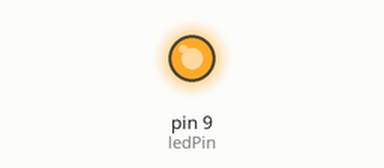
Recording of a sketch running on a simulated Arduino Uno, built with avr-gcc and run on an emulated ATmega328P. On the bench: output pins drawn as LEDs (lit = HIGH).

Above: at 0.1 s.
At 10.18 s:
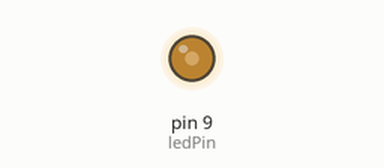
At 18.21 s:
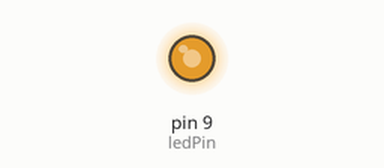
At 36.7 s:
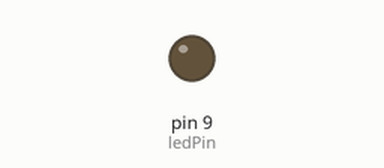
Timing chart, 0 to 40.0 s (numbered marks = the images above):
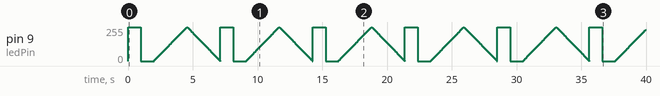

The sketch:

1_3_DiodeFade.ino
```cpp
// Final Code for Lab 3: PWM Blink + Fade In/Out

const int ledPin = 9; // PWM pin (~ symbol)

void setup() {
  pinMode(ledPin, OUTPUT);
}

void loop() {

  // --- Task 3: Blink using analogWrite ---
  analogWrite(ledPin, 255); // LED ON (full brightness)
  delay(1000);              // 1 second

  analogWrite(ledPin, 0);   // LED OFF
  delay(1000);              // 1 second

  // --- Task 4: Fade IN (0 → 255) ---
  for (int brightness = 0; brightness <= 255; brightness++) {
    analogWrite(ledPin, brightness);
    delay(10); // fade speed
  }

  // --- Fade OUT (255 → 0) ---
  for (int brightness = 255; brightness >= 0; brightness--) {
    analogWrite(ledPin, brightness);
    delay(10);
  }
}
```
